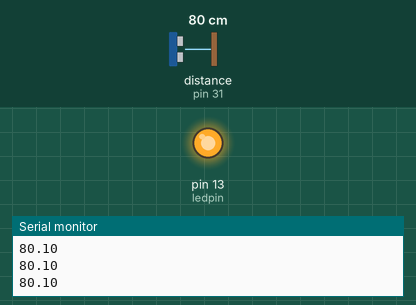
Recording of a sketch running on a simulated Arduino Mega 2560, built with avr-gcc and run on an emulated ATmega2560. Parts: output pins drawn as LEDs (lit = HIGH), the last lines printed to the serial monitor. Wiring (inferred from the names in the program): ultrasonic range finder: trigger pin 30; echo pin 31. The test bench sets the inputs (shaded band); at power-on: distance to the obstacle (sensor on pin 31) 80 cm. The echo pulse lasts 58.3 µs per cm; pins used as bus, display or sensor lines are not drawn.

Above: at 1.2 s.
1.3 s: distance to the obstacle (sensor on pin 31) set to 55 cm
2.8 s: distance to the obstacle (sensor on pin 31) set to 48 cm
At 3.6 s:
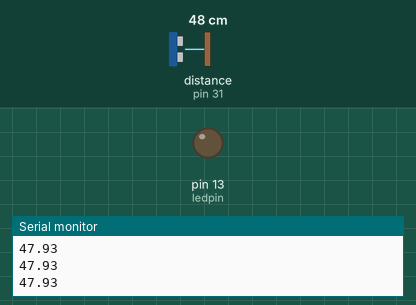
4.4 s: distance to the obstacle (sensor on pin 31) set to 60 cm
At 5.6 s:
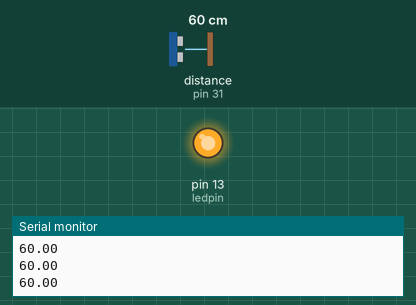
5.9 s: distance to the obstacle (sensor on pin 31) set to 2 cm
At 6.5 s:
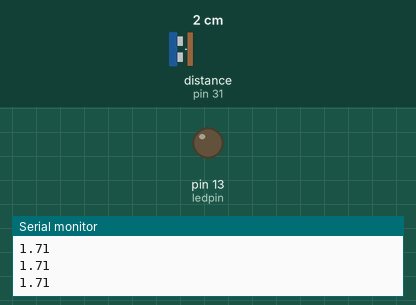
Timing chart, 0 to 8.4 s (numbered marks = the images above; inputs shaded):
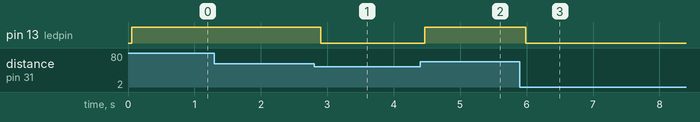

The sketch:

HC-SR04.ino
```cpp
// Trig?Arduino??Digital 5???????Echo?Digital 4?????????

int inputPin = 31; // ???????????
int outputPin = 30; // ???????????
int ledpin = 13;
void setup()
{
  Serial.begin(9600);
  pinMode(ledpin, OUTPUT);
  pinMode(inputPin, INPUT);
  pinMode(outputPin, OUTPUT);
}
void loop()

{
  digitalWrite(outputPin, LOW); // ???????????????2?s
  delayMicroseconds(2);
  digitalWrite(outputPin, HIGH); // ???????????????10?s??????10?s
  delayMicroseconds(10);
  digitalWrite(outputPin, LOW); // ??????????????
  double distance = pulseIn(inputPin, HIGH); // ??????
  distance = distance / 58.0; // ?????????????????
  Serial.println(distance); //?????
  delay(50);
  if (distance >= 50)
  { //??????50??????
    digitalWrite(ledpin, HIGH);
  }//??????50??????
  else
    digitalWrite(ledpin, LOW);
}
```

Measured:
- the behaviour switches between 51 and 50 cm on distance to the obstacle (sensor on pin 31) (found by bisection; images 0 and 1)
- after the input at 2.8 s, pin 13 (ledpin): HIGH → LOW after 0.10 s
- after the input at 4.4 s, pin 13 (ledpin): LOW → HIGH after 0.06 s
- after the input at 5.9 s, pin 13 (ledpin): HIGH → LOW after 0.08 s
